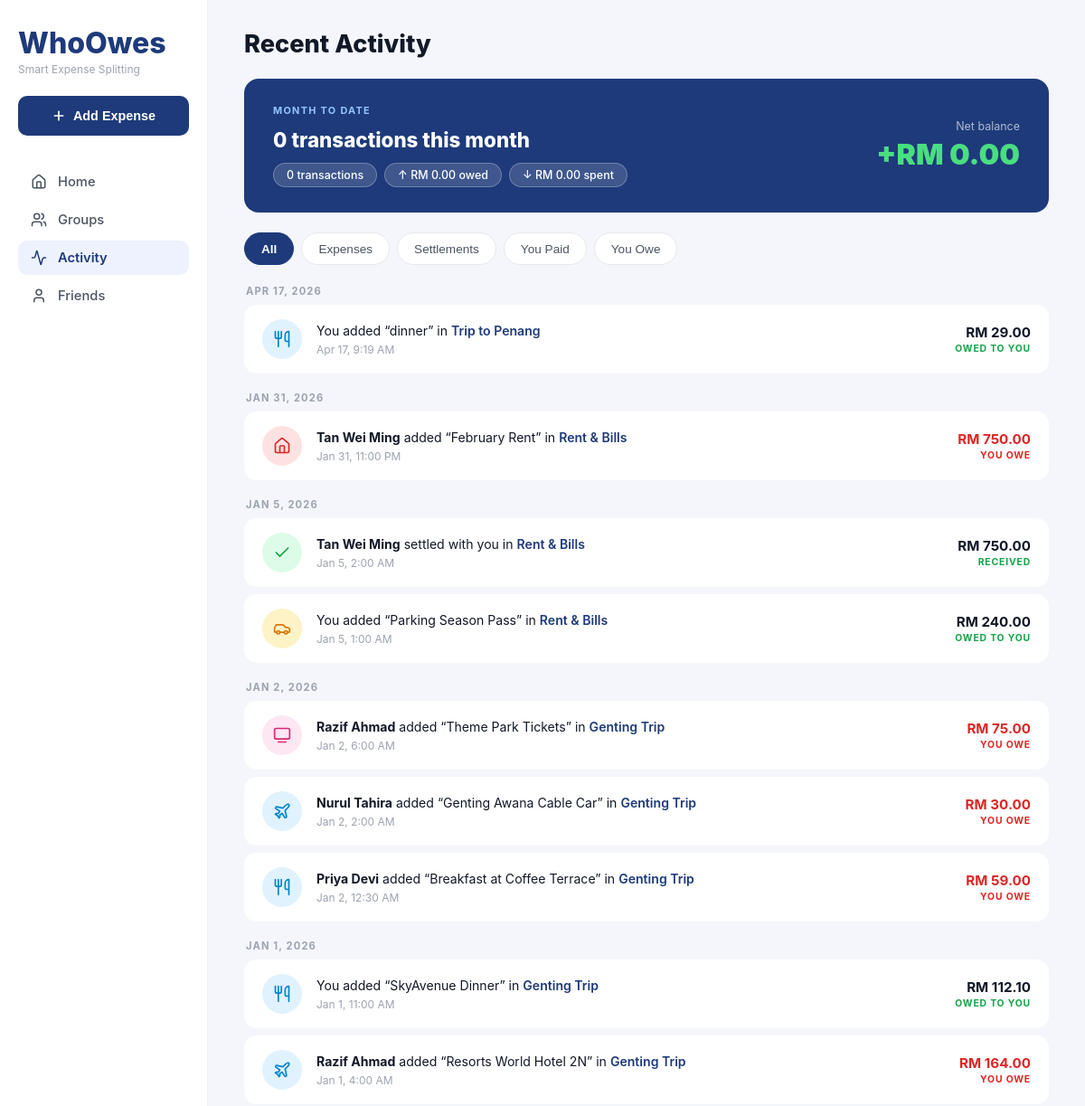
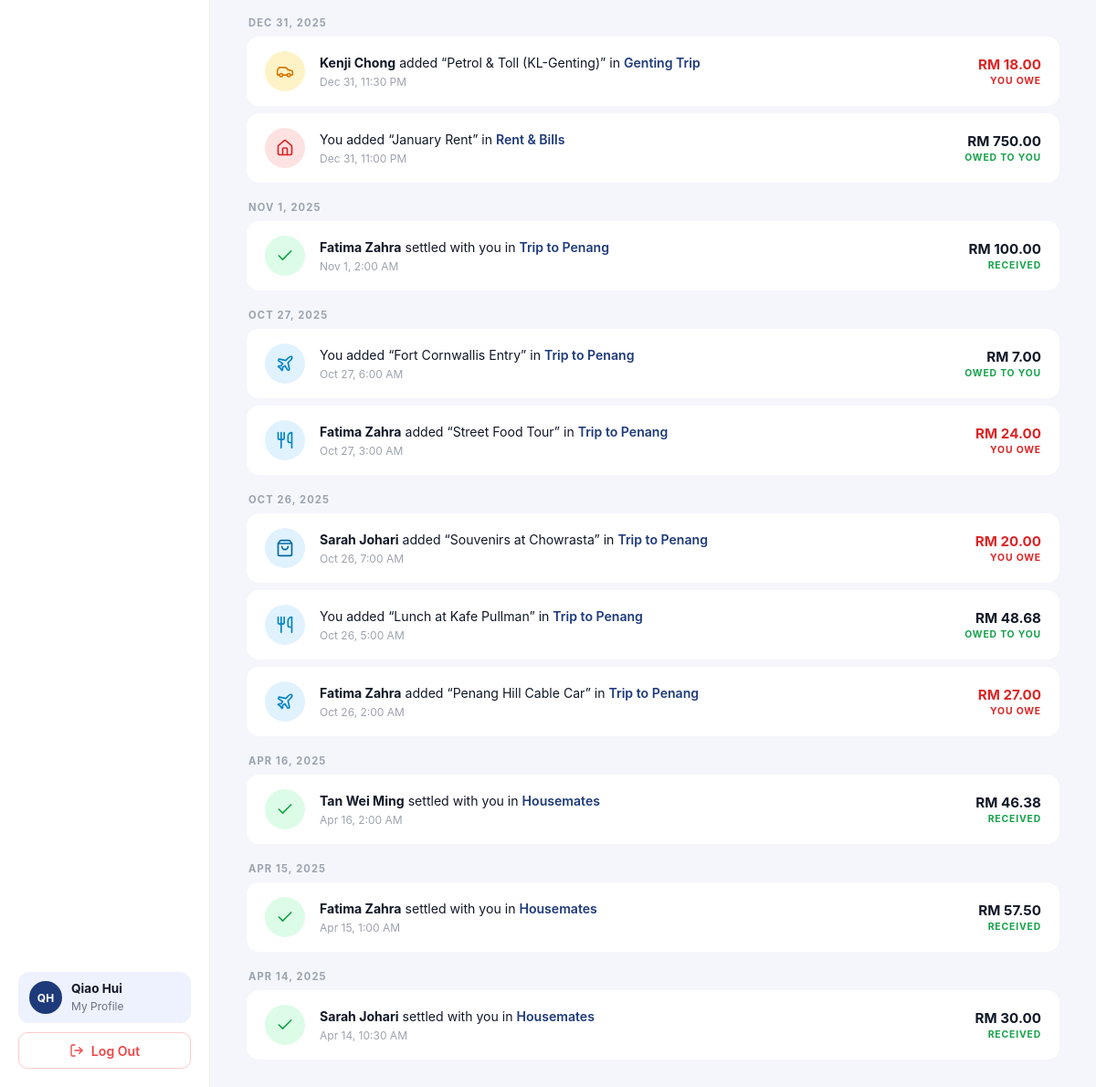
/Content/Activity/activity.php (signed in), run on the app's committed database (2 pictures, top to bottom).
### tables this page shows
CREATE TABLE `users` (
  `id` bigint(20) UNSIGNED NOT NULL,
  `name` varchar(255) NOT NULL,
  `email` varchar(255) NOT NULL,
  `password` varchar(255) NOT NULL DEFAULT '',
  `phone` varchar(20) DEFAULT NULL,
  `avatar_url` varchar(255) DEFAULT NULL,
  `currency` varchar(3) NOT NULL DEFAULT 'MYR',
  `created_at` timestamp NULL DEFAULT NULL,
  `updated_at` timestamp NULL DEFAULT NULL
);

CREATE TABLE `expenses` (
  `id` bigint(20) UNSIGNED NOT NULL,
  `group_id` bigint(20) UNSIGNED NOT NULL,
  `paid_by` bigint(20) UNSIGNED NOT NULL,
  `title` varchar(255) NOT NULL,
  `description` text DEFAULT NULL,
  `amount` decimal(10,2) NOT NULL,
  `category` varchar(100) NOT NULL DEFAULT 'general',
  `include_sst` tinyint(1) NOT NULL DEFAULT 0,
  `include_service_charge` tinyint(1) NOT NULL DEFAULT 0,
  `tax_amount` decimal(10,2) NOT NULL DEFAULT 0.00,
  `total_amount` decimal(10,2) NOT NULL,
  `split_method` enum('equal','exact','percentage','shares') NOT NULL DEFAULT 'equal',
  `expense_date` date NOT NULL,
  `receipt_url` varchar(255) DEFAULT NULL,
  `created_at` timestamp NULL DEFAULT NULL,
  `updated_at` timestamp NULL DEFAULT NULL
);

CREATE TABLE `groups` (
  `id` bigint(20) UNSIGNED NOT NULL,
  `name` varchar(255) NOT NULL,
  `description` text DEFAULT NULL,
  `icon` varchar(100) NOT NULL DEFAULT 'group',
  `image_url` varchar(255) DEFAULT NULL,
  `currency` varchar(3) NOT NULL DEFAULT 'MYR',
  `created_by` bigint(20) UNSIGNED NOT NULL,
  `created_at` timestamp NULL DEFAULT NULL,
  `updated_at` timestamp NULL DEFAULT NULL
);

CREATE TABLE `expense_splits` (
  `id` bigint(20) UNSIGNED NOT NULL,
  `expense_id` bigint(20) UNSIGNED NOT NULL,
  `user_id` bigint(20) UNSIGNED NOT NULL,
  `amount` decimal(10,2) NOT NULL,
  `percentage` decimal(5,2) DEFAULT NULL,
  `shares` int(10) UNSIGNED DEFAULT NULL,
  `is_settled` tinyint(1) NOT NULL DEFAULT 0,
  `settled_at` timestamp NULL DEFAULT NULL,
  `created_at` timestamp NULL DEFAULT NULL,
  `updated_at` timestamp NULL DEFAULT NULL
);

CREATE TABLE `settlements` (
  `id` bigint(20) UNSIGNED NOT NULL,
  `group_id` bigint(20) UNSIGNED NOT NULL,
  `paid_by` bigint(20) UNSIGNED NOT NULL,
  `paid_to` bigint(20) UNSIGNED NOT NULL,
  `amount` decimal(10,2) NOT NULL,
  `payment_method` enum('cash','bank_transfer','duitnow','credit_card','other') NOT NULL DEFAULT 'bank_transfer',
  `note` text DEFAULT NULL,
  `settled_at` timestamp NULL DEFAULT NULL,
  `created_at` timestamp NULL DEFAULT NULL,
  `updated_at` timestamp NULL DEFAULT NULL
);

### Content/Activity/activity.php (the view, shortened to what this page needs)
<?php
include '../../database.php';
$current_user_id = (int) $_SESSION['user_id'];
$u = mysqli_fetch_assoc(mysqli_query($connect,
  "SELECT * FROM users WHERE id = $current_user_id LIMIT 1"
));
$user_name     = $u['name'];
$user_initials = strtoupper(implode('', array_map(fn($p) => $p[0], explode(' ', trim($user_name)))));
$month_count = (int) mysqli_fetch_assoc(mysqli_query($connect,
  "SELECT COUNT(*) AS cnt FROM expenses e
   JOIN group_members gm ON gm.group_id = e.group_id AND gm.user_id = $current_user_id
   WHERE MONTH(e.expense_date) = MONTH(CURDATE())
     AND YEAR(e.expense_date)  = YEAR(CURDATE())"
))['cnt'];
$month_owed = (float) mysqli_fetch_assoc(mysqli_query($connect,
  "SELECT COALESCE(SUM(es.amount), 0) AS total
   FROM expense_splits es JOIN expenses e ON e.id = es.expense_id
   WHERE e.paid_by = $current_user_id AND es.user_id != $current_user_id
     AND MONTH(e.expense_date) = MONTH(CURDATE()) AND YEAR(e.expense_date) = YEAR(CURDATE())"
))['total'];
$month_spent = (float) mysqli_fetch_assoc(mysqli_query($connect,
  "SELECT COALESCE(SUM(es.amount), 0) AS total
   FROM expense_splits es JOIN expenses e ON e.id = es.expense_id
   WHERE es.user_id = $current_user_id AND e.paid_by != $current_user_id
     AND MONTH(e.expense_date) = MONTH(CURDATE()) AND YEAR(e.expense_date) = YEAR(CURDATE())"
))['total'];
$month_net = $month_owed - $month_spent;
$expenses = mysqli_fetch_all(mysqli_query($connect,
  "SELECT e.id, e.title, e.category, e.created_at,
     e.paid_by, u.name AS actor_name, g.name AS group_name,
     es.amount AS my_amount
   FROM expenses e
   JOIN users u ON u.id = e.paid_by
   JOIN `groups` g ON g.id = e.group_id
   JOIN expense_splits es ON es.expense_id = e.id AND es.user_id = $current_user_id
   JOIN group_members gm ON gm.group_id = e.group_id AND gm.user_id = $current_user_id
   ORDER BY e.created_at DESC LIMIT 15"
), MYSQLI_ASSOC);
$_sr = mysqli_query($connect,
  "SELECT s.id, s.amount, s.created_at, s.paid_by, s.paid_to,
     g.name AS group_name,
     uf.name AS from_name, ut.name AS to_name
   FROM settlements s
   JOIN `groups` g ON g.id = s.group_id
   JOIN users uf ON uf.id = s.paid_by
   JOIN users ut ON ut.id = s.paid_to
   WHERE s.paid_by = $current_user_id OR s.paid_to = $current_user_id
   ORDER BY s.created_at DESC LIMIT 10"
);
$settlements = $_sr ? mysqli_fetch_all($_sr, MYSQLI_ASSOC) : [];
$feed = [];
foreach ($expenses   as $e) $feed[] = ['_type' => 'expense',    '_time' => $e['created_at']] + $e;
foreach ($settlements as $s) $feed[] = ['_type' => 'settlement', '_time' => $s['created_at']] + $s;
usort($feed, fn($a, $b) => strtotime($b['_time']) - strtotime($a['_time']));
$feed = array_slice($feed, 0, 20);
$today_str     = date('Y-m-d');
$yesterday_str = date('Y-m-d', strtotime('-1 day'));
$grouped_feed  = [];
foreach ($feed as $item) {
  $d = date('Y-m-d', strtotime($item['_time']));
  if ($d === $today_str)         $lbl = 'TODAY';
  elseif ($d === $yesterday_str) $lbl = 'YESTERDAY';
  else                           $lbl = strtoupper(date('M j, Y', strtotime($d)));
  $grouped_feed[$lbl][] = $item;
}
function fmt($n) { return 'RM ' . number_format($n, 2); }
function activity_time($datetime) {
  $diff = time() - strtotime($datetime);
  $d = date('Y-m-d', strtotime($datetime));
  return date('M j, g:i A', strtotime($datetime));
}
function act_icon_style($cat, $type) {
  if ($type === 'settlement') return ['bg' => '#dcfce7', 'stroke' => '#16a34a'];
  return match($cat) {
    'food'          => ['bg' => '#e0f2fe', 'stroke' => '#0284c7'],
    'utilities'     => ['bg' => '#ede9fe', 'stroke' => '#7c3aed'],
    'shopping'      => ['bg' => '#e0f2fe', 'stroke' => '#0369a1'],
    'transport'     => ['bg' => '#fef3c7', 'stroke' => '#d97706'],
    'entertainment' => ['bg' => '#fce7f3', 'stroke' => '#db2777'],
    'travel'        => ['bg' => '#e0f2fe', 'stroke' => '#0284c7'],
    'rent'          => ['bg' => '#fee2e2', 'stroke' => '#dc2626'],
    default         => ['bg' => '#eef2ff', 'stroke' => '#1e3a7a'],
  };
}
function act_icon_lucide($cat, $type) {
  if ($type === 'settlement') return 'check';
  return match($cat) {
    'food'          => 'utensils',
    'utilities'     => 'zap',
    'shopping'      => 'shopping-bag',
    'transport'     => 'car',
    'entertainment' => 'tv-2',
    'travel'        => 'plane',
    'rent'          => 'home',
    default         => 'circle',
  };
}
?>
<!DOCTYPE html>
<html lang="en">
<head>
  <link rel="stylesheet" href="activity.css">
  <link rel="stylesheet" href="../Sidebar/sidebar.css">
</head>
<body>
<div class="app">
  <?php $active_nav = 'activity'; include '../Sidebar/sidebar.php'; ?>
  <main class="main">
    <h1 class="page-title">Recent Activity</h1>
    <div class="summary-banner">
      <div class="banner-left">
        <div class="banner-label">MONTH TO DATE</div>
        <div class="banner-heading"><?= $month_count ?> transactions this month</div>
        <div class="banner-chips">
          <span class="banner-chip"><?= $month_count ?> transactions</span>
          <span class="banner-chip">&#8593; <?= fmt($month_owed) ?> owed</span>
          <span class="banner-chip">&#8595; <?= fmt($month_spent) ?> spent</span>
        </div>
      </div>
      <div class="banner-right">
        <div class="banner-net-lbl">Net balance</div>
        <div class="banner-net-val <?= $month_net >= 0 ? '' : 'neg' ?>"><?= ($month_net >= 0 ? '+' : '') . fmt(abs($month_net)) ?></div>
      </div>
    </div>
    <div class="filter-tabs">
      <button class="tab active" data-filter="all">All</button>
      <button class="tab" data-filter="expense">Expenses</button>
      <button class="tab" data-filter="settlement">Settlements</button>
      <button class="tab" data-filter="you-paid">You Paid</button>
      <button class="tab" data-filter="you-owe">You Owe</button>
    </div>
    <div class="feed">
      <?php foreach ($grouped_feed as $date_lbl => $items): ?>
      <div class="date-group">
        <div class="date-label"><?= $date_lbl ?></div>
        <?php foreach ($items as $item):
          $type  = $item['_type'];
          $cat   = $type === 'expense' ? ($item['category'] ?? '') : '';
          $style = act_icon_style($cat, $type);
          $iname = act_icon_lucide($cat, $type);
          $when  = activity_time($item['_time']);
          if ($type === 'expense') {
            $paid_by_me = ((int)$item['paid_by'] === $current_user_id);
            $actor  = $paid_by_me ? 'You' : '<strong>' . htmlspecialchars($item['actor_name']) . '</strong>';
            $desc   = $actor . ' added &ldquo;' . htmlspecialchars($item['title']) . '&rdquo; in <span class="group-link">' . htmlspecialchars($item['group_name']) . '</span>';
            $amount = fmt($item['my_amount']);
            $alabel = $paid_by_me ? 'OWED TO YOU' : 'YOU OWE';
            $acls   = $paid_by_me ? 'green' : 'red';
          } else {
            $paid_by_me = ((int)$item['paid_by'] === $current_user_id);
            if ($paid_by_me) {
              $desc   = 'You settled with <strong>' . htmlspecialchars($item['to_name']) . '</strong> in <span class="group-link">' . htmlspecialchars($item['group_name']) . '</span>';
              $alabel = 'PAID';
              $acls   = 'gray';
            } else {
              $desc   = '<strong>' . htmlspecialchars($item['from_name']) . '</strong> settled with you in <span class="group-link">' . htmlspecialchars($item['group_name']) . '</span>';
              $alabel = 'RECEIVED';
              $acls   = 'green';
            }
            $amount = fmt($item['amount']);
          }
        ?>
        <div class="activity-item" data-filter="<?= $type === 'settlement' ? 'settlement' : ('expense ' . ($paid_by_me ? 'you-paid' : 'you-owe')) ?>">
          <div class="act-icon" style="background:<?= $style['bg'] ?>">
            <i data-lucide="<?= $iname ?>" style="stroke:<?= $style['stroke'] ?>;fill:none;width:20px;height:20px;stroke-width:2;stroke-linecap:round;stroke-linejoin:round"></i>
          </div>
          <div class="act-info">
            <p class="act-desc"><?= $desc ?></p>
            <span class="act-time"><?= $when ?></span>
          </div>
          <div class="act-amount">
            <span class="amount-val <?= $acls ?>"><?= $amount ?></span>
            <span class="amount-label <?= $acls ?>"><?= $alabel ?></span>
          </div>
        </div>
        <?php endforeach; ?>
      </div>
      <?php endforeach; ?>
    </div>
  </main>
</div>
</body>
</html>

### Content/Sidebar/sidebar.php (shortened to what this page needs)
<?php $active_nav = $active_nav ?? 'home'; ?>
<aside class="sidebar">
  <div class="sidebar-brand">
    <h2>WhoOwes</h2>
    <p>Smart Expense Splitting</p>
  </div>
  <button class="btn-add">
    <i data-lucide="plus" style="width:16px;height:16px;stroke:#fff;fill:none;stroke-width:2.5;stroke-linecap:round"></i>
    Add Expense
  </button>
  <nav>
    <a class="nav-item <?= $active_nav === 'home'     ? 'active' : '' ?>" href="../Dashboard/index.php">
      <i data-lucide="home"></i>
      Home
    </a>
    <a class="nav-item <?= $active_nav === 'groups'   ? 'active' : '' ?>" href="../Group/group.php">
      <i data-lucide="users"></i>
      Groups
    </a>
    <a class="nav-item <?= $active_nav === 'activity' ? 'active' : '' ?>" href="../Activity/activity.php">
      <i data-lucide="activity"></i>
      Activity
    </a>
    <a class="nav-item <?= $active_nav === 'friends'  ? 'active' : '' ?>" href="../Friends/friends.php">
      <i data-lucide="user"></i>
      Friends
    </a>
  </nav>
  <div class="sidebar-footer">
    <a class="profile-card <?= $active_nav === 'profile' ? 'active' : '' ?>" href="../Profile/user_profile.php">
      <div class="avatar"><?= htmlspecialchars($user_initials) ?></div>
      <div class="profile-info">
        <strong><?= htmlspecialchars($user_name) ?></strong>
        <span>My Profile</span>
      </div>
    </a>
    <a href="../../Authorization/logout.php" class="btn-logout">
      <i data-lucide="log-out"></i>
      Log Out
    </a>
  </div>
</aside>
<?php include __DIR__ . '/../AddExpense/add_expense_modal.php'; ?>
<?php include __DIR__ . '/../AddGroup/add_group_modal.php'; ?>
<?php include __DIR__ . '/../SettleUp/settle_modal.php'; ?>

### Content/Activity/activity.css (style rules this page uses)
*, *::before, *::after { box-sizing: border-box; margin: 0; padding: 0; }
html, body { height: 100%; overflow: hidden; }
body { height: 100vh; background: #f7f8fa; display: flex; font-family: -apple-system, BlinkMacSystemFont, "Segoe UI", Roboto, sans-serif; }
.app { display: flex; width: 100%; height: 100vh; overflow: hidden; }
.main { flex: 1; height: 100vh; background: #f4f6fb; padding: 32px 40px 30px; overflow-y: auto; display: flex; flex-direction: column; gap: 22px; }
.page-title { font-size: 1.7rem; font-weight: 800; color: #111827; }
.summary-banner { background: #1e3a7a; border-radius: 16px; padding: 28px 32px; display: flex; align-items: center; justify-content: space-between; gap: 24px; }
.banner-left { flex: 1; min-width: 0; display: flex; flex-direction: column; gap: 12px; }
.banner-label { font-size: .68rem; font-weight: 700; letter-spacing: .12em; color: #93c5fd; text-transform: uppercase; }
.banner-heading { font-size: 1.4rem; font-weight: 800; color: #fff; }
.banner-chips { display: flex; gap: 8px; flex-wrap: wrap; }
.banner-chip { background: rgba(255,255,255,.15); color: #fff; font-size: .78rem; font-weight: 500; padding: 5px 14px; border-radius: 20px; border: 1px solid rgba(255,255,255,.25); }
.banner-right { text-align: right; flex-shrink: 0; }
.banner-net-lbl { font-size: .78rem; color: rgba(255,255,255,.65); margin-bottom: 4px; }
.banner-net-val { font-size: 2rem; font-weight: 900; color: #4ade80; }
.filter-tabs { display: flex; gap: 8px; }
.tab { height: 36px; padding: 0 18px; border-radius: 20px; border: 1.5px solid #e5e7eb; background: #fff; font-size: 0.85rem; font-weight: 500; color: #4b5563; cursor: pointer; transition: all 0.15s; }
.tab.active { background: #1e3a7a; color: #fff; border-color: #1e3a7a; font-weight: 600; }
.feed { display: flex; flex-direction: column; gap: 20px; }
.date-group { display: flex; flex-direction: column; gap: 8px; }
.date-label { font-size: 0.7rem; font-weight: 700; letter-spacing: 0.1em; color: #9ca3af; text-transform: uppercase; padding: 0 2px; }
.activity-item { background: #fff; border-radius: 14px; padding: 16px 20px; display: flex; align-items: center; gap: 16px; transition: box-shadow 0.2s; cursor: pointer; }
.act-icon { width: 44px; height: 44px; border-radius: 50%; display: flex; align-items: center; justify-content: center; flex-shrink: 0; }
.act-icon svg { width: 20px; height: 20px; fill: none; stroke-width: 2; stroke-linecap: round; stroke-linejoin: round; }
.act-info { flex: 1; min-width: 0; }
.act-desc { font-size: 0.88rem; color: #111827; line-height: 1.4; }
.act-desc strong { font-weight: 700; color: #111827; }
.act-desc .group-link { font-weight: 600; color: #1e3a7a; }
.act-time { font-size: 0.75rem; color: #9ca3af; margin-top: 3px; display: block; }
.act-amount { text-align: right; flex-shrink: 0; }
.amount-val { display: block; font-size: 0.95rem; font-weight: 700; }
.amount-val.green { color: #111827; }
.amount-val.red { color: #dc2626; }
.amount-label { display: block; font-size: 0.65rem; font-weight: 700; letter-spacing: 0.08em; text-transform: uppercase; margin-top: 2px; }
.amount-label.green { color: #16a34a; }
.amount-label.red { color: #dc2626; }

### data on the page
users: name "QH", name "Qiao Hui"
expenses: shows "You", title "dinner", group.name "Trip to Penang", created_at "Apr 17, 9:19 AM", expense_splits.amount "RM 29.00", paid_by "OWED TO YOU"
expenses: paid_by.name "Tan Wei Ming", title "February Rent", group.name "Rent & Bills", created_at "Jan 31, 11:00 PM", expense_splits.amount "RM 750.00", paid_by "YOU OWE"
settlements: paid_by.name "Tan Wei Ming", group.name "Rent & Bills", created_at "Jan 5, 2:00 AM", amount "RM 750.00", paid_by "RECEIVED"
expenses: shows "You", title "Parking Season Pass", group.name "Rent & Bills", created_at "Jan 5, 1:00 AM", expense_splits.amount "RM 240.00", paid_by "OWED TO YOU"
expenses: paid_by.name "Razif Ahmad", title "Theme Park Tickets", group.name "Genting Trip", created_at "Jan 2, 6:00 AM", expense_splits.amount "RM 75.00", paid_by "YOU OWE"
expenses: paid_by.name "Nurul Tahira", title "Genting Awana Cable Car", group.name "Genting Trip", created_at "Jan 2, 2:00 AM", expense_splits.amount "RM 30.00", paid_by "YOU OWE"
expenses: paid_by.name "Priya Devi", title "Breakfast at Coffee Terrace", group.name "Genting Trip", created_at "Jan 2, 12:30 AM", expense_splits.amount "RM 59.00", paid_by "YOU OWE"
expenses: shows "You", title "SkyAvenue Dinner", group.name "Genting Trip", created_at "Jan 1, 11:00 AM", expense_splits.amount "RM 112.10", paid_by "OWED TO YOU"
expenses: paid_by.name "Razif Ahmad", title "Resorts World Hotel 2N", group.name "Genting Trip", created_at "Jan 1, 4:00 AM", expense_splits.amount "RM 164.00", paid_by "YOU OWE"
expenses: paid_by.name "Kenji Chong", title "Petrol & Toll (KL-Genting)", group.name "Genting Trip", created_at "Dec 31, 11:30 PM", expense_splits.amount "RM 18.00", paid_by "YOU OWE"
expenses: shows "You", title "January Rent", group.name "Rent & Bills", created_at "Dec 31, 11:00 PM", expense_splits.amount "RM 750.00", paid_by "OWED TO YOU"
settlements: paid_by.name "Fatima Zahra", group.name "Trip to Penang", created_at "Nov 1, 2:00 AM", amount "RM 100.00", paid_by "RECEIVED"
expenses: shows "You", title "Fort Cornwallis Entry", group.name "Trip to Penang", created_at "Oct 27, 6:00 AM", expense_splits.amount "RM 7.00", paid_by "OWED TO YOU"
expenses: paid_by.name "Fatima Zahra", title "Street Food Tour", group.name "Trip to Penang", created_at "Oct 27, 3:00 AM", expense_splits.amount "RM 24.00", paid_by "YOU OWE"
expenses: paid_by.name "Sarah Johari", title "Souvenirs at Chowrasta", group.name "Trip to Penang", created_at "Oct 26, 7:00 AM", expense_splits.amount "RM 20.00", paid_by "YOU OWE"
expenses: shows "You", title "Lunch at Kafe Pullman", group.name "Trip to Penang", created_at "Oct 26, 5:00 AM", expense_splits.amount "RM 48.68", paid_by "OWED TO YOU"
expenses: paid_by.name "Fatima Zahra", title "Penang Hill Cable Car", group.name "Trip to Penang", created_at "Oct 26, 2:00 AM", expense_splits.amount "RM 27.00", paid_by "YOU OWE"
settlements: paid_by.name "Tan Wei Ming", group.name "Housemates", created_at "Apr 16, 2:00 AM", amount "RM 46.38", paid_by "RECEIVED"
settlements: paid_by.name "Fatima Zahra", group.name "Housemates", created_at "Apr 15, 1:00 AM", amount "RM 57.50", paid_by "RECEIVED"
settlements: paid_by.name "Sarah Johari", group.name "Housemates", created_at "Apr 14, 10:30 AM", amount "RM 30.00", paid_by "RECEIVED"

### other printed values
$month_count "0"
fmt($month_owed) "RM 0.00"
fmt($month_spent) "RM 0.00"
fmt(abs($month_net)) "RM 0.00"
$date_lbl "APR 17, 2026"
$date_lbl "JAN 31, 2026"
$date_lbl "JAN 5, 2026"
$date_lbl "JAN 2, 2026"
$date_lbl "JAN 1, 2026"
$date_lbl "DEC 31, 2025"
$date_lbl "NOV 1, 2025"
$date_lbl "OCT 27, 2025"
$date_lbl "OCT 26, 2025"
$date_lbl "APR 16, 2025"
$date_lbl "APR 15, 2025"
